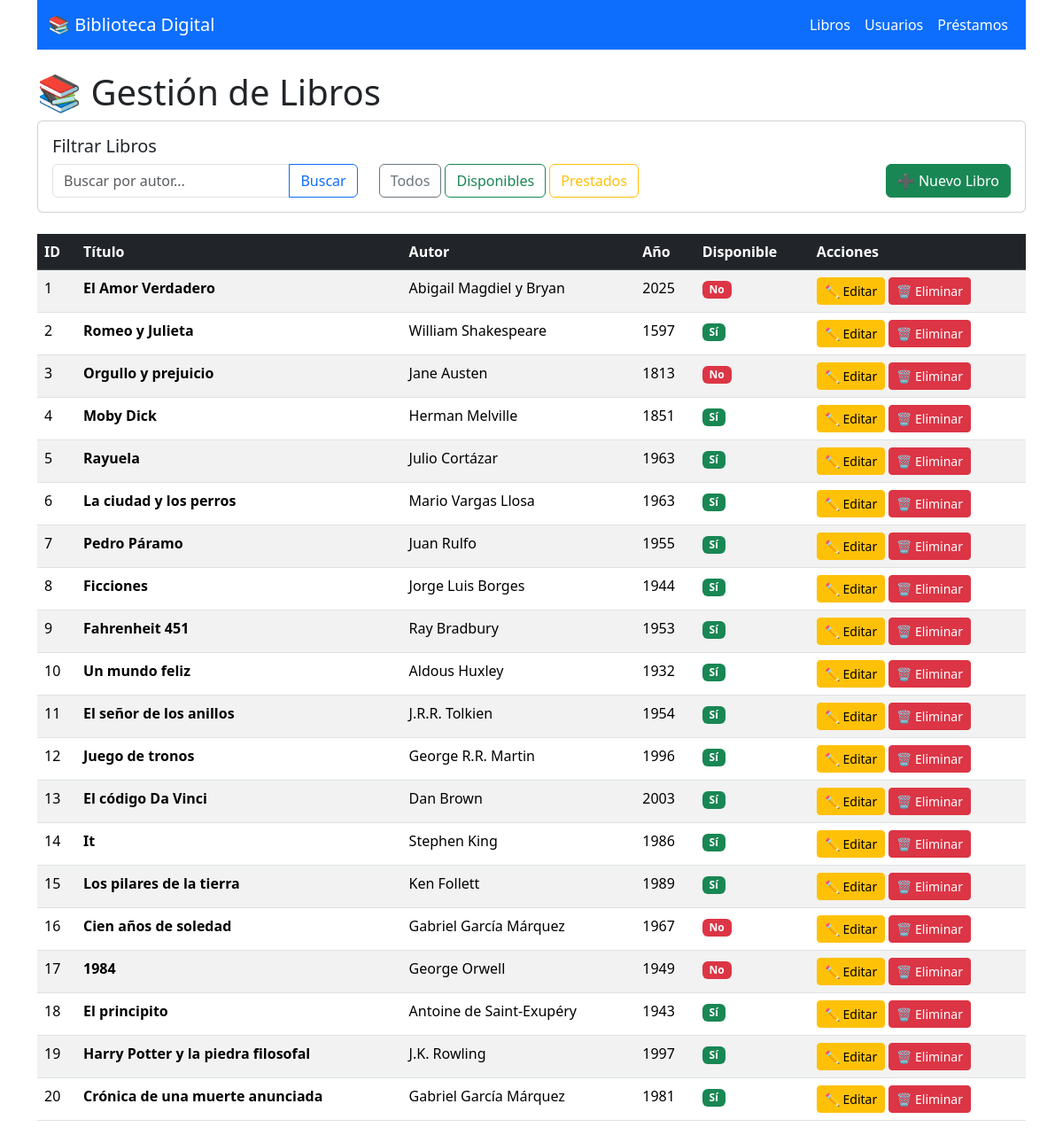
The page / on the database its author committed.
### tables this page shows
CREATE TABLE libros (
            id INTEGER PRIMARY KEY AUTOINCREMENT,
            titulo TEXT NOT NULL,
            autor TEXT NOT NULL,
            año INTEGER NOT NULL,
            disponible BOOLEAN DEFAULT 1
        );

### app.py (the view)
@app.route('/')
def index_libros():
    conn = sqlite3.connect('biblioteca.db')
    conn.row_factory = sqlite3.Row
    cursor = conn.cursor()
    autor = request.args.get('autor')
    disponible = request.args.get('disponible')
    query = 'SELECT * FROM libros'
    params = []
    if autor:
        query += ' WHERE autor LIKE ?'
        params.append(f'%{autor}%')
    elif disponible == 'si':
        query += ' WHERE disponible = 1'
    elif disponible == 'no':
        query += ' WHERE disponible = 0'
    cursor.execute(query, params)
    libros = cursor.fetchall()
    conn.close()
    return render_template('index_libros.html', libros=libros)

### templates/index_libros.html
{% extends 'base.html' %}
{% block content %}
<h1>📚 Gestión de Libros</h1>
<div class="card mb-4">
    <div class="card-body">
        <h5 class="card-title">Filtrar Libros</h5>
        <div class="row">
            <div class="col-md-4">
                <form method="get">
                    <div class="input-group">
                        <input type="text" class="form-control" name="autor" placeholder="Buscar por autor..."
                            value="{{ request.args.get('autor', '') }}">
                        <button class="btn btn-outline-primary" type="submit">Buscar</button>
                    </div>
                </form>
            </div>
            <div class="col-md-8">
                <a href="/" class="btn btn-outline-secondary">Todos</a>
                <a href="/?disponible=si" class="btn btn-outline-success">Disponibles</a>
                <a href="/?disponible=no" class="btn btn-outline-warning">Prestados</a>
                <a href="/create_libro" class="btn btn-success float-end">➕ Nuevo Libro</a>
            </div>
        </div>
    </div>
</div>
<table class="table table-striped">
    <thead class="table-dark">
        <tr>
            <th>ID</th>
            <th>Título</th>
            <th>Autor</th>
            <th>Año</th>
            <th>Disponible</th>
            <th>Acciones</th>
        </tr>
    </thead>
    <tbody>
        {% for libro in libros %}
        <tr>
            <td>{{ libro.id }}</td>
            <td><strong>{{ libro.titulo }}</strong></td>
            <td>{{ libro.autor }}</td>
            <td>{{ libro.año }}</td>
            <td>
                {% if libro.disponible %}
                <span class="badge bg-success">Sí</span>
                {% else %}
                <span class="badge bg-danger">No</span>
                {% endif %}
            </td>
            <td>
                <a href="/edit_libro/{{ libro.id }}" class="btn btn-warning btn-sm">✏️ Editar</a>
                <a href="/delete_libro/{{ libro.id }}" class="btn btn-danger btn-sm"
                    onclick="return confirm('¿Eliminar este libro?')">🗑️ Eliminar</a>
            </td>
        </tr>
        {% endfor %}
    </tbody>
</table>
{% endblock %}

### templates/base.html (shortened to what this page needs)
<!DOCTYPE html>
<html lang="es">
<head>
    <link href="https://cdn.jsdelivr.net/npm/bootstrap@5.3.8/dist/css/bootstrap.min.css" rel="stylesheet">
</head>
<body>
    <div class="container">
        <nav class="navbar navbar-expand-lg navbar-dark bg-primary mb-4">
            <div class="container-fluid">
                <a class="navbar-brand" href="/">📚 Biblioteca Digital</a>
                <div class="navbar-nav">
                    <a class="nav-link text-white" href="/">Libros</a>
                    <a class="nav-link text-white" href="/usuarios">Usuarios</a>
                    <a class="nav-link text-white" href="/prestamos">Préstamos</a>
                </div>
            </div>
        </nav>
        {% block content %}
        {% endblock %}
    </div>
</body>
</html>

### rows shown on the page
libros: id "1", titulo "El Amor Verdadero", autor "Abigail Magdiel y Bryan", año "2025", disponible "No"
libros: id "2", titulo "Romeo y Julieta", autor "William Shakespeare", año "1597", disponible "Sí"
libros: id "3", titulo "Orgullo y prejuicio", autor "Jane Austen", año "1813", disponible "No"
libros: id "4", titulo "Moby Dick", autor "Herman Melville", año "1851", disponible "Sí"
libros: id "5", titulo "Rayuela", autor "Julio Cortázar", año "1963", disponible "Sí"
libros: id "6", titulo "La ciudad y los perros", autor "Mario Vargas Llosa", año "1963", disponible "Sí"
libros: id "7", titulo "Pedro Páramo", autor "Juan Rulfo", año "1955", disponible "Sí"
libros: id "8", titulo "Ficciones", autor "Jorge Luis Borges", año "1944", disponible "Sí"
libros: id "9", titulo "Fahrenheit 451", autor "Ray Bradbury", año "1953", disponible "Sí"
libros: id "10", titulo "Un mundo feliz", autor "Aldous Huxley", año "1932", disponible "Sí"
libros: id "11", titulo "El señor de los anillos", autor "J.R.R. Tolkien", año "1954", disponible "Sí"
libros: id "12", titulo "Juego de tronos", autor "George R.R. Martin", año "1996", disponible "Sí"
libros: id "13", titulo "El código Da Vinci", autor "Dan Brown", año "2003", disponible "Sí"
libros: id "14", titulo "It", autor "Stephen King", año "1986", disponible "Sí"
libros: id "15", titulo "Los pilares de la tierra", autor "Ken Follett", año "1989", disponible "Sí"
libros: id "16", titulo "Cien años de soledad", autor "Gabriel García Márquez", año "1967", disponible "No"
libros: id "17", titulo "1984", autor "George Orwell", año "1949", disponible "No"
libros: id "18", titulo "El principito", autor "Antoine de Saint-Exupéry", año "1943", disponible "Sí"
libros: id "19", titulo "Harry Potter y la piedra filosofal", autor "J.K. Rowling", año "1997", disponible "Sí"
libros: id "20", titulo "Crónica de una muerte anunciada", autor "Gabriel García Márquez", año "1981", disponible "Sí"
